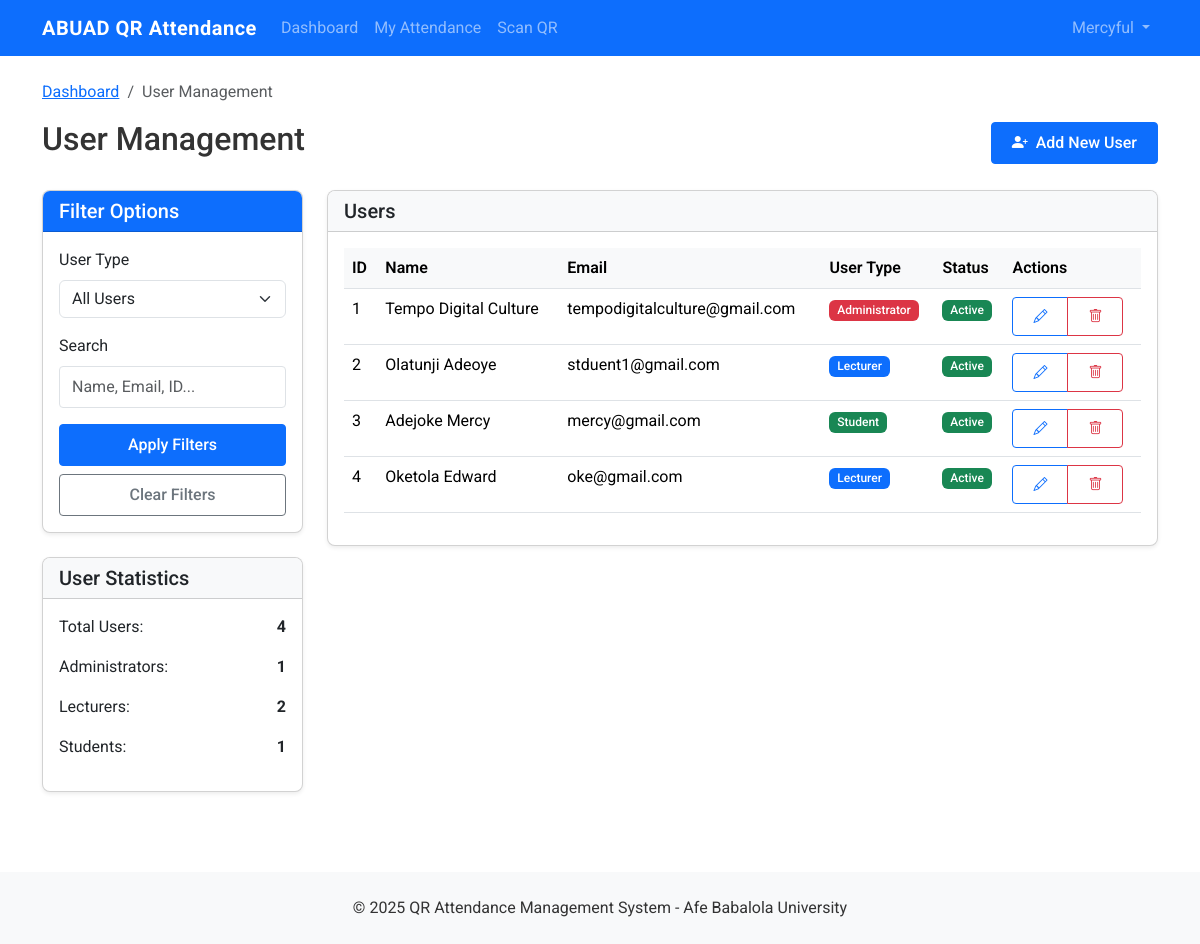
Screenshot of /user/manage/ (signed in) with the database file from the repository.
### accounts/models.py (models this page shows, shortened)
class User(AbstractUser):
    USER_TYPE_CHOICES = (
        ('admin', 'Admin'),
        ('lecturer', 'Lecturer'),
        ('student', 'Student'),
    )
    user_type = models.CharField(max_length=10, choices=USER_TYPE_CHOICES, default='student')
    department = models.CharField(max_length=100, blank=True, null=True)
    matric_number = models.CharField(max_length=20, blank=True, null=True)
    profile_picture = models.ImageField(upload_to='profile_pics/', blank=True, null=True)

### core/view_management.py (the view, shortened to what this page needs)
# urls.py: path('user/manage/', views.user_management, name='user_management'),
@login_required
def user_management(request):
    user_type = request.GET.get('user_type', '')
    search_query = request.GET.get('search', '')
    users = User.objects.all()
    if user_type:
        users = users.filter(user_type=user_type)
    if search_query:
        users = users.filter(
            Q(first_name__icontains=search_query) |
            Q(last_name__icontains=search_query) |
            Q(email__icontains=search_query)
        )
    paginator = Paginator(users, 10)  # Show 10 users per page
    page_number = request.GET.get('page')
    page_obj = paginator.get_page(page_number)
    total_users = User.objects.count()
    admin_count = User.objects.filter(user_type='admin').count()
    lecturer_count = User.objects.filter(user_type='lecturer').count()
    student_count = User.objects.filter(user_type='student').count()
    context = {
        'users': page_obj,
        'total_users': total_users,
        'admin_count': admin_count,
        'lecturer_count': lecturer_count,
        'student_count': student_count,
        'selected_type': user_type,
        'search_query': search_query,
        'is_paginated': page_obj.has_other_pages(),
        'page_obj': page_obj,
    }
    return render(request, 'accounts/management/user_management.html', context)

### templates/accounts/management/user_management.html (shortened to what this page needs)
{% extends 'base.html' %}
{% load django_bootstrap5 %}
{% block content %}
<div class="row">
    <div class="col-md-12 mb-4">
        <nav aria-label="breadcrumb">
            <ol class="breadcrumb">
                <li class="breadcrumb-item"><a href="{% url 'dashboard' %}">Dashboard</a></li>
                <li class="breadcrumb-item active" aria-current="page">User Management</li>
            </ol>
        </nav>
        <div class="d-flex justify-content-between align-items-center">
            <h2>User Management</h2>
            <div>
                <button type="button" class="btn btn-primary" data-bs-toggle="modal" data-bs-target="#createUserModal">
                    <i class="bi bi-person-plus-fill me-1"></i> Add New User
                </button>
            </div>
        </div>
    </div>
</div>
<div class="row">
    <div class="col-md-3 mb-4">
        <div class="card shadow-sm">
            <div class="card-header bg-primary text-white">
                <h5 class="mb-0">Filter Options</h5>
            </div>
            <div class="card-body">
                <form method="get" action="{% url 'user_management' %}">
                    <div class="mb-3">
                        <label for="user_type" class="form-label">User Type</label>
                        <select class="form-select" id="user_type" name="user_type">
                            <option value="">All Users</option>
                        </select>
                    </div>
                    <div class="mb-3">
                        <label for="search" class="form-label">Search</label>
                        <input type="text" class="form-control" id="search" name="search" placeholder="Name, Email, ID..." value="{{ search_query }}">
                    </div>
                    <div class="d-grid gap-2">
                        <button type="submit" class="btn btn-primary">Apply Filters</button>
                        <a href="{% url 'user_management' %}" class="btn btn-outline-secondary">Clear Filters</a>
                    </div>
                </form>
            </div>
        </div>
        <div class="card shadow-sm mt-4">
            <div class="card-header bg-light">
                <h5 class="mb-0">User Statistics</h5>
            </div>
            <div class="card-body">
                <div class="mb-3">
                    <div class="d-flex justify-content-between">
                        <span>Total Users:</span>
                        <strong>{{ total_users }}</strong>
                    </div>
                </div>
                <div class="mb-3">
                    <div class="d-flex justify-content-between">
                        <span>Administrators:</span>
                        <strong>{{ admin_count }}</strong>
                    </div>
                </div>
                <div class="mb-3">
                    <div class="d-flex justify-content-between">
                        <span>Lecturers:</span>
                        <strong>{{ lecturer_count }}</strong>
                    </div>
                </div>
                <div class="mb-3">
                    <div class="d-flex justify-content-between">
                        <span>Students:</span>
                        <strong>{{ student_count }}</strong>
                    </div>
                </div>
            </div>
        </div>
    </div>
    <div class="col-md-9 mb-4">
        <div class="card shadow-sm">
            <div class="card-header bg-light">
                <h5 class="mb-0">Users</h5>
            </div>
            <div class="card-body">
                {% if users %}
                    <div class="table-responsive">
                        <table class="table table-hover">
                            <thead>
                                <tr>
                                    <th>ID</th>
                                    <th>Name</th>
                                    <th>Email</th>
                                    <th>User Type</th>
                                    <th>Status</th>
                                    <th>Actions</th>
                                </tr>
                            </thead>
                            <tbody>
                                {% for user in users %}
                                <tr>
                                    <td>{{ user.id }}</td>
                                    <td>{{ user.get_full_name }}</td>
                                    <td>{{ user.email }}</td>
                                    <td>
                                        {% if user.user_type == 'admin' %}
                                            <span class="badge bg-danger">Administrator</span>
                                        {% elif user.user_type == 'lecturer' %}
                                            <span class="badge bg-primary">Lecturer</span>
                                        {% else %}
                                            <span class="badge bg-success">Student</span>
                                        {% endif %}
                                    </td>
                                    <td>
                                        {% if user.is_active %}
                                            <span class="badge bg-success">Active</span>
                                        {% else %}
                                            <span class="badge bg-secondary">Inactive</span>
                                        {% endif %}
                                    </td>
                                    <td>
                                        <div class="btn-group btn-group-sm" role="group">
                                            <button type="button" class="btn btn-outline-primary edit-user-btn"
                                                    data-bs-toggle="modal" data-bs-target="#editUserModal"
                                                    data-user-id="{{ user.id }}"
                                                    data-first-name="{{ user.first_name }}"
                                                    data-last-name="{{ user.last_name }}"
                                                    data-email="{{ user.email }}"
                                                    data-user-type="{{ user.user_type }}"
                                                    data-is-active="{{ user.is_active|yesno:'true,false' }}"
                                                    title="Edit User">
                                                <i class="bi bi-pencil"></i>
                                            </button>
                                            <button type="button" class="btn btn-outline-danger delete-user-btn"
                                                    data-bs-toggle="modal" data-bs-target="#deleteUserModal"
                                                    data-user-id="{{ user.id }}"
                                                    data-user-name="{{ user.get_full_name }}"
                                                    title="Delete User">
                                                <i class="bi bi-trash"></i>
                                            </button>
                                        </div>
                                    </td>
                                </tr>
                                {% endfor %}
                            </tbody>
                        </table>
                    </div>
                {% else %}
                    <p class="text-center text-muted">No users found matching the selected criteria.</p>
                {% endif %}
            </div>
        </div>
    </div>
</div>
{% endblock %}

### templates/base.html (shortened to what this page needs)
{% load django_bootstrap5 %}
{% load static %}
<!DOCTYPE html>
<html lang="en">
<head>
    {% bootstrap_css %}
    <link rel="stylesheet" href="https://cdn.jsdelivr.net/npm/bootstrap-icons@1.11.0/font/bootstrap-icons.css">
    <link rel="stylesheet" href="{% static 'css/custom.css' %}">
</head>
<body>
    <nav class="navbar navbar-expand-lg navbar-dark bg-primary">
        <div class="container">
            <a class="navbar-brand" href="/">ABUAD QR Attendance</a>
            <div class="collapse navbar-collapse" id="navbarNav">
                <ul class="navbar-nav me-auto">
                    {% if user.is_authenticated %}
                        <li class="nav-item">
                            <a class="nav-link" href="{% url 'dashboard' %}">Dashboard</a>
                        </li>
                        {% if user.user_type == 'lecturer' %}
                            <li class="nav-item">
                                <a class="nav-link" href="{% url 'course_list' %}">My Courses</a>
                            </li>
                            <li class="nav-item">
                                <a class="nav-link" href="{% url 'generate_qrcode' %}">Generate QR</a>
                            </li>
                        {% elif user.user_type == 'student' %}
                            <li class="nav-item">
                                <a class="nav-link" href="{% url 'attendance_list' %}">My Attendance</a>
                            </li>
                            <li class="nav-item">
                                <a class="nav-link" href="{% url 'scan_qrcode' %}">Scan QR</a>
                            </li>
                        {% endif %}
                    {% endif %}
                </ul>
                <ul class="navbar-nav">
                    {% if user.is_authenticated %}
                        <li class="nav-item dropdown">
                            <a class="nav-link dropdown-toggle" href="#" id="navbarDropdown" role="button" data-bs-toggle="dropdown" aria-expanded="false">
                                {{ user.username }}
                            </a>
                        </li>
                    {% endif %}
                </ul>
            </div>
        </div>
    </nav>
    <div class="container main-content py-4">
        {% block content %}{% endblock %}
    </div>
    <footer class="footer text-center">
        <div class="container">
            <p class="mb-0">&copy; {% now "Y" %} QR Attendance Management System - Afe Babalola University</p>
        </div>
    </footer>
</body>
</html>

### static/css/custom.css (style rules this page uses)
body { font-family: 'Roboto', sans-serif; color: #333; }
.navbar-brand { font-weight: 700; letter-spacing: 0.5px; }
.card { border-radius: 0.5rem; overflow: hidden; transition: all 0.3s ease; }
.card-header { font-weight: 600; }
.btn { border-radius: 0.25rem; padding: 0.5rem 1.25rem; font-weight: 500; }
.btn-primary { background-color: #0d6efd; border-color: #0d6efd; }
.form-control { border-radius: 0.25rem; padding: 0.5rem 0.75rem; }
.table th { font-weight: 600; background-color: #f8f9fa; }
.badge { font-weight: 500; padding: 0.35em 0.65em; }
.footer { background-color: #f8f9fa; padding: 1.5rem 0; margin-top: 2rem; }

### rows the page displays
User: username "Mercyful", id "3", get_full_name "Adejoke Mercy", email "mercy@gmail.com", user_type "Student", is_active "Active"
User: id "1", get_full_name "Tempo Digital Culture", email "tempodigitalculture@gmail.com", user_type "Administrator", is_active "Active"
User: id "2", get_full_name "Olatunji Adeoye", email "stduent1@gmail.com", user_type "Lecturer", is_active "Active"
User: id "4", get_full_name "Oketola Edward", email "oke@gmail.com", user_type "Lecturer", is_active "Active"

### other values shown
{{ total_users }} "4"
{{ admin_count }} "1"
{{ lecturer_count }} "2"
{{ student_count }} "1"
